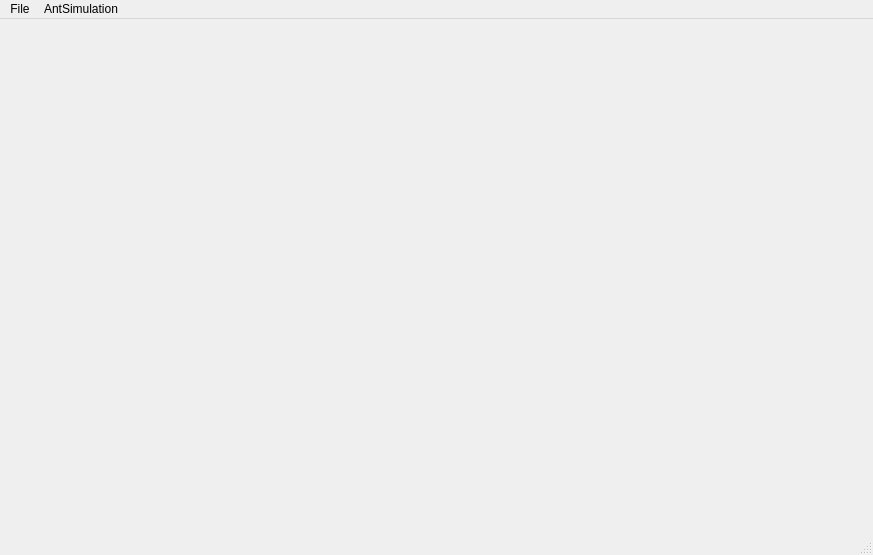
<?xml version="1.0" encoding="UTF-8"?>
<ui version="4.0">
 <class>MainWindowForm</class>
 <widget class="QMainWindow" name="MainWindowForm">
  <property name="geometry">
   <rect>
    <x>0</x>
    <y>0</y>
    <width>873</width>
    <height>555</height>
   </rect>
  </property>
  <property name="cursor">
   <cursorShape>CrossCursor</cursorShape>
  </property>
  <property name="windowTitle">
   <string>AntSimulation</string>
  </property>
  <widget class="QWidget" name="centralWidget">
   <layout class="QGridLayout" name="gridLayout">
    <item row="0" column="0">
     <widget class="QFrame" name="gridFrame">
      <property name="frameShape">
       <enum>QFrame::NoFrame</enum>
      </property>
      <property name="frameShadow">
       <enum>QFrame::Sunken</enum>
      </property>
      <property name="lineWidth">
       <number>0</number>
      </property>
     </widget>
    </item>
   </layout>
  </widget>
  <widget class="QMenuBar" name="menuBar">
   <property name="geometry">
    <rect>
     <x>0</x>
     <y>0</y>
     <width>873</width>
     <height>25</height>
    </rect>
   </property>
   <widget class="QMenu" name="menuFile">
    <property name="title">
     <string>File</string>
    </property>
    <addaction name="actionOpen_3"/>
    <addaction name="separator"/>
    <addaction name="actionExit"/>
   </widget>
   <widget class="QMenu" name="menuAntSimulation">
    <property name="title">
     <string>AntSimulation</string>
    </property>
    <addaction name="actionReset"/>
   </widget>
   <addaction name="menuFile"/>
   <addaction name="menuAntSimulation"/>
  </widget>
  <widget class="QStatusBar" name="statusBar">
   <property name="font">
    <font>
     <family>Algerian</family>
    </font>
   </property>
  </widget>
  <action name="actionOpen">
   <property name="text">
    <string>Open</string>
   </property>
  </action>
  <action name="actionAbout">
   <property name="text">
    <string>About</string>
   </property>
  </action>
  <action name="actionSave">
   <property name="text">
    <string>Save</string>
   </property>
  </action>
  <action name="actionSave_As">
   <property name="text">
    <string>Save As</string>
   </property>
  </action>
  <action name="actionExit">
   <property name="text">
    <string>Exit</string>
   </property>
  </action>
  <action name="actionOpen_2">
   <property name="text">
    <string>Open</string>
   </property>
  </action>
  <action name="actionSave_2">
   <property name="text">
    <string>Save</string>
   </property>
  </action>
  <action name="actionSave_As_2">
   <property name="text">
    <string>Save As</string>
   </property>
  </action>
  <action name="actionOpen_3">
   <property name="checkable">
    <bool>false</bool>
   </property>
   <property name="text">
    <string>Open</string>
   </property>
  </action>
  <action name="actionReset">
   <property name="text">
    <string>Reset</string>
   </property>
  </action>
 </widget>
 <layoutdefault spacing="6" margin="11"/>
 <resources/>
 <connections/>
</ui>
